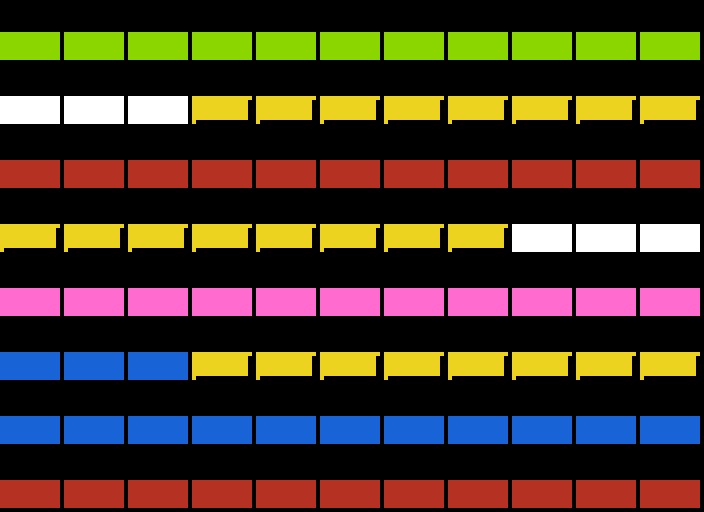

A level layout from a 2D game, rendered from its tile map. Below: a short description, then the map file with its tile-grid data intact:
An orthogonal 11x16 tile map with 64x32 px tiles, 1 tile layer (Level).

<map version="1.10" tiledversion="1.10.2" orientation="orthogonal" renderorder="right-down" width="11" height="16" tilewidth="64" tileheight="32" infinite="0" nextlayerid="2" nextobjectid="1">
 <tileset firstgid="1" name="tileset" tilewidth="64" tileheight="32" tilecount="12" columns="4">
  <image source="tileset.png" width="256" height="96" />
 </tileset>
 <layer id="1" name="Level" width="11" height="16">
  <data encoding="csv">
0,0,0,0,0,0,0,0,0,0,0,
4,4,4,4,4,4,4,4,4,4,4,
0,0,0,0,0,0,0,0,0,0,0,
1,1,1,10,10,10,10,10,10,10,10,
0,0,0,0,0,0,0,0,0,0,0,
5,5,5,5,5,5,5,5,5,5,5,
0,0,0,0,0,0,0,0,0,0,0,
10,10,10,10,10,10,10,10,1,1,1,
0,0,0,0,0,0,0,0,0,0,0,
7,7,7,7,7,7,7,7,7,7,7,
0,0,0,0,0,0,0,0,0,0,0,
6,6,6,10,10,10,10,10,10,10,10,
0,0,0,0,0,0,0,0,0,0,0,
6,6,6,6,6,6,6,6,6,6,6,
0,0,0,0,0,0,0,0,0,0,0,
5,5,5,5,5,5,5,5,5,5,5
</data>
 </layer>
</map>
